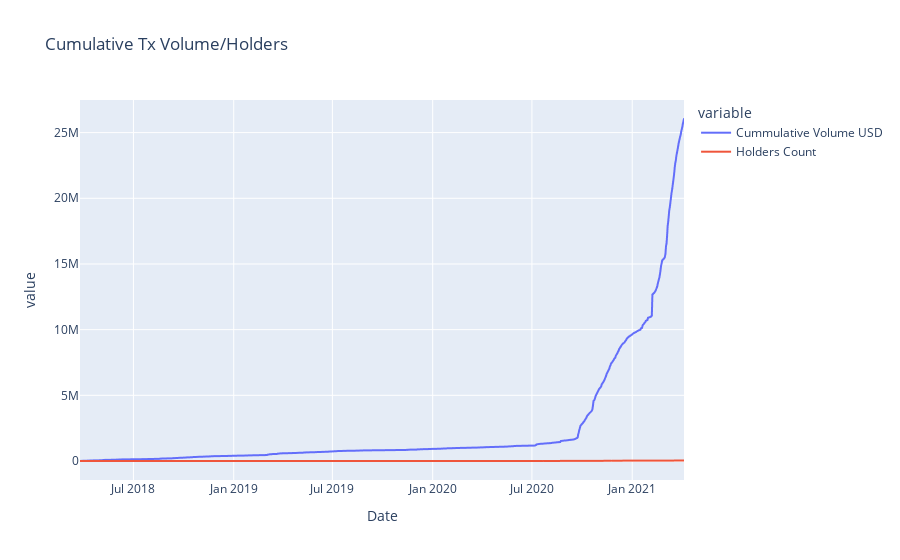

Notebook source saved alongside this figure:
### Markdown cell above
## Sales Vol vs Holders

### Code cell
#Holders with cum_vol
cum_sales_fig = px.line(df_holders_and_vol, y=["Cummulative Volume USD", "Holders Count"],
    labels={"Date Parsed": "Date"},
    title= "Cumulative Tx Volume/Holders"
    )
cum_sales_fig.show()

### Figure 1 — Plotly figure (JSON) as saved in the notebook; plotly's stock layout.template omitted (floating-point values rounded to 4 significant figures; data arrays with more than 128 entries replaced by an {"elided": "..."} marker saying what was removed)
{"data": [{"hovertemplate": "variable=Cummulative Volume USD<br>Date=%{x}<br>value=%{y}<extra></extra>", "legendgroup": "Cummulative Volume USD", "line": {"color": "#636efa", "dash": "solid"}, "mode": "lines", "name": "Cummulative Volume USD", "showlegend": true, "type": "scattergl", "x": {"elided": "1111 str values"}, "xaxis": "x", "y": {"elided": "1111 float values"}, "yaxis": "y"}, {"hovertemplate": "variable=Holders Count<br>Date=%{x}<br>value=%{y}<extra></extra>", "legendgroup": "Holders Count", "line": {"color": "#EF553B", "dash": "solid"}, "mode": "lines", "name": "Holders Count", "showlegend": true, "type": "scattergl", "x": {"elided": "1111 str values"}, "xaxis": "x", "y": {"elided": "1111 int values"}, "yaxis": "y"}], "layout": {"legend": {"title": {"text": "variable"}, "tracegroupgap": 0}, "title": {"text": "Cumulative Tx Volume/Holders"}, "xaxis": {"anchor": "y", "domain": [0, 1], "title": {"text": "Date"}}, "yaxis": {"anchor": "x", "domain": [0, 1], "title": {"text": "value"}}}}
